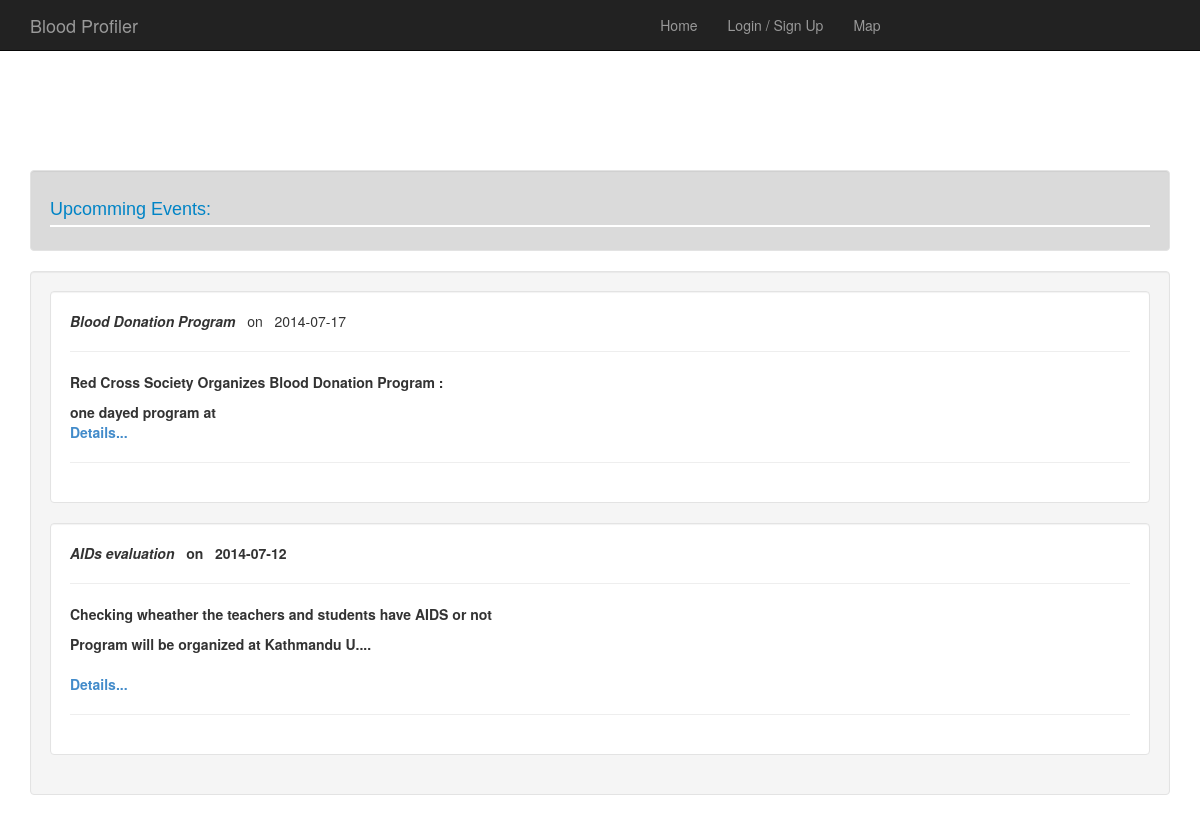
/list_events.php, run on the app's committed database.
### tables this page shows
CREATE TABLE IF NOT EXISTS `events` (
  `id` int(11) NOT NULL AUTO_INCREMENT,
  `event_name` varchar(60) NOT NULL,
  `event_description` text NOT NULL,
  `event_date` date NOT NULL,
  `event_location` varchar(60) NOT NULL,
  `start_time` varchar(20) NOT NULL,
  `end_time` varchar(20) NOT NULL,
  PRIMARY KEY (`id`)
);

### list_events.php (the view, shortened to what this page needs)
<?php
if($_SESSION){
require_once("header.php");
}
else {
require_once("header1.php");
}
?>
<div class="well" style="background-color: #dadada;">
<h4>  Upcomming Events:  </h4>
	</div>
	<div class ="well">
		<?php
		$getE  = mysql_query("select * FROM events ORDER BY id DESC");
		while($getArt = mysql_fetch_assoc($getE)) {
			$id = $getArt['id'];
			$eventName = $getArt['event_name'];
			$eventDesc = $getArt['event_description'];
			$eventdate = $getArt['event_date'];
			$desc_short = substr($eventDesc, 0,120)
			?>
			<div class="well" style="background-color: white;">
			<b> <i><?php  echo $eventName;  ?>  </b>  </i> &nbsp  on &nbsp <?php echo $eventdate ?> <hr>
			<?php  echo $desc_short."....";  ?> <br>
			<?php echo "<a href='events.php?id=$id'> <br></b> Details... </a>";   ?>
			 <hr>
		</div>
			<?php
		}
		?>
	</div>

### css/style.css (style rules this page uses)
body { padding-top: 50px; padding-bottom: 20px; }
h4 { font-family: Arial; color: #0084c6; padding-bottom: 5px; margin-bottom: 4px; border-bottom: 2px solid white; }

### data on the page
events: event_name "Blood Donation Program", event_date "2014-07-17", event_description "Red Cross Society Organizes Blood Donation Program : one dayed program at"
events: event_name "AIDs evaluation", event_date "2014-07-12", event_description "Checking wheather the teachers and students have AIDS or not Program will be organized at Kathmandu U"
